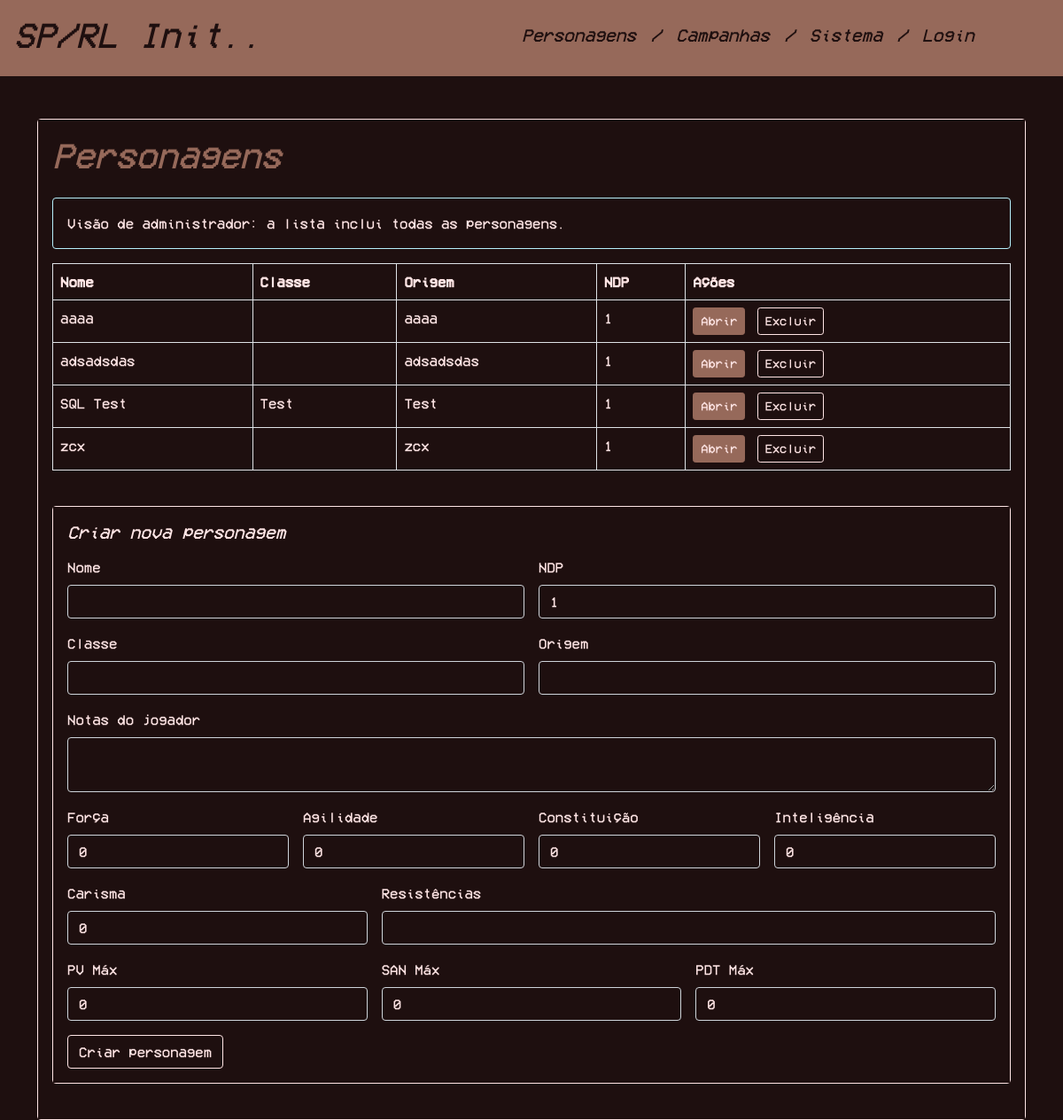
The page /personagens.php (signed in) on the database as committed earlier.
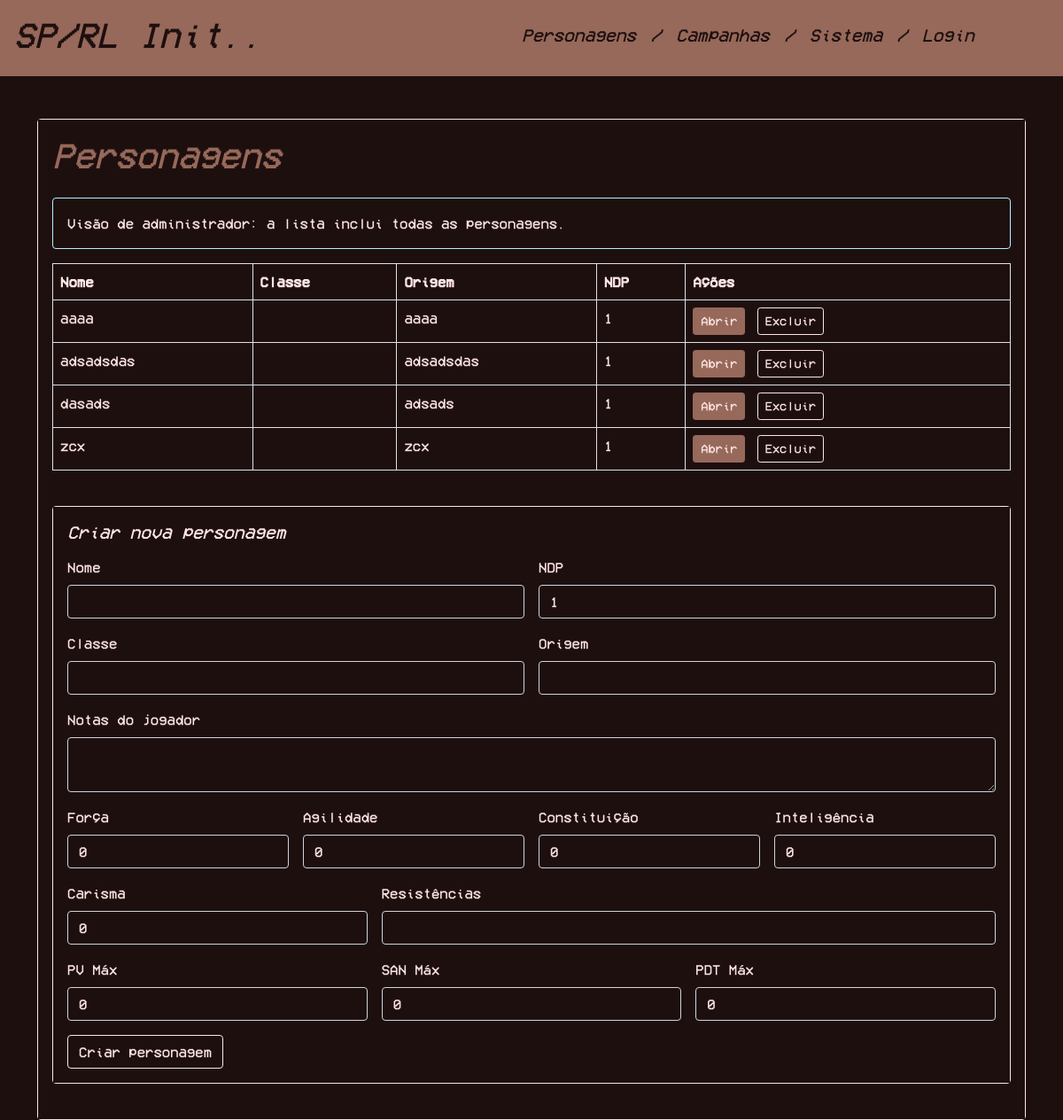
The same page on the database as committed later.
### tables this page shows
CREATE TABLE `Personagem` (
  `id` int NOT NULL,
  `idUtilizador` int NOT NULL,
  `nome` varchar(100) NOT NULL,
  `ndp` int NOT NULL,
  `classe` varchar(20) DEFAULT NULL,
  `origem` varchar(50) NOT NULL,
  `notasPlayer` text,
  `forca` int NOT NULL,
  `agilidade` int NOT NULL,
  `constituicao` int NOT NULL,
  `inteligencia` int NOT NULL,
  `carisma` int NOT NULL,
  `resistencias` text,
  `pvAtual` int NOT NULL,
  `pvMax` int NOT NULL,
  `sanAtual` int NOT NULL,
  `sanMax` int NOT NULL,
  `pdtAtual` int NOT NULL,
  `pdtMax` int NOT NULL
);

### personagens.php (the view, shortened to what the changed rows need)
<?php
$user = $_SESSION['user'] ?? null;
$isLoggedIn = is_array($user) && !empty($user['id']);
$isAdmin = $isLoggedIn && (!empty($user['admin']) && $user['admin'] == 1);
$personagens = [];
if ($isLoggedIn) {
    try {
        $mysqli = get_db_connection();
        if ($isAdmin) {
            $stmt = $mysqli->prepare('SELECT * FROM Personagem ORDER BY nome');
        } else {
            $stmt = $mysqli->prepare('SELECT * FROM Personagem WHERE idUtilizador = ? ORDER BY nome');
            if ($stmt) {
                $stmt->bind_param('i', $user['id']);
            }
        }
        if (!$stmt->execute()) {
            throw new RuntimeException('Erro ao executar a consulta de personagens.');
        }
        $result = $stmt->get_result();
        if ($result) {
            while ($row = $result->fetch_assoc()) {
                $personagens[] = $row;
            }
        }
    } catch (Throwable $e) {
        error_log('Personagens page error: ' . $e->getMessage());
        $error = 'Não foi possível carregar as personagens. Tente novamente mais tarde.';
    }
}
?>
<!DOCTYPE html>
<html lang="pt">
    <head>
        <link rel="stylesheet" href="css/index.css">
        <link href="https://cdn.jsdelivr.net/npm/bootstrap@5.0.2/dist/css/bootstrap.min.css" rel="stylesheet">
    </head>
    <body>
        <?php include('templates/header.php'); ?>
        <div class="container mt-5">
            <div class="row justify-content-center">
                <div class="col-12">
                    <div class="card shadow-sm">
                        <div class="card-body">
                            <h1 class="card-title mb-4">Personagens</h1>
                            <?php if (!$isLoggedIn): ?>
                                <div class="alert alert-warning">
                                    Por favor, faça login primeiro para ver as suas personagens.
                                </div>
                            <?php else: ?>
                                <?php if (empty($personagens)): ?>
                                    <div class="alert alert-secondary">Nenhuma personagem encontrada.</div>
                                <?php else: ?>
                                    <div class="table-responsive mb-4">
                                        <table class="table table-bordered table-hover">
                                            <thead>
                                                <tr>
                                                    <th>Nome</th>
                                                    <th>Classe</th>
                                                    <th>Origem</th>
                                                    <th>NDP</th>
                                                    <th>Ações</th>
                                                </tr>
                                            </thead>
                                            <tbody>
                                                <?php foreach ($personagens as $personagem): ?>
                                                    <tr>
                                                        <td><?php echo htmlspecialchars($personagem['nome']); ?></td>
                                                        <td><?php echo htmlspecialchars($personagem['classe']); ?></td>
                                                        <td><?php echo htmlspecialchars($personagem['origem']); ?></td>
                                                        <td><?php echo htmlspecialchars($personagem['ndp']); ?></td>
                                                        <td>
                                                            <a class="btn btn-primary btn-sm" href="personagem.php?id=<?php echo urlencode($personagem['id']); ?>">Abrir</a>
                                                            <form method="post" class="d-inline ms-1" onsubmit="return confirm('Tem certeza que deseja excluir esta personagem?');">
                                                                <button type="submit" class="btn btn-danger btn-sm">Excluir</button>
                                                            </form>
                                                        </td>
                                                    </tr>
                                                <?php endforeach; ?>
                                            </tbody>
                                        </table>
                                    </div>
                                <?php endif; ?>
                                <div class="card mb-4">
                                    <div class="card-body">
                                        <h2 class="h5 mb-3">Criar nova personagem</h2>
                                    </div>
                                </div>
                                <?php endif; ?>
                        </div>
                    </div>
                </div>
            </div>
        </div>
    </body>
</html>

Rows that differ between the two databases and show on the page:
removed personagem: nome "SQL Test", classe "Test", origem "Test", ndp "1"
added personagem: nome "dasads", origem "adsads", ndp "1"
